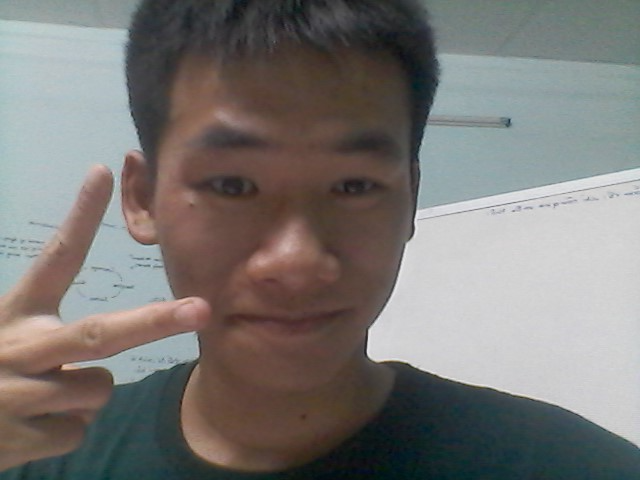
%> input picture Chap1 Fundamental/huy.png, 640 x 480 px
$ octave Chap1_Bai4_gaus.m   (GNU Octave 9; MATLAB toolbox functions it lacks are replaced by stand-ins)
%> lines starting %> are read from the running program, lines starting %| are printed output that depends on the picture
%[B?i 4]: Goi I là mot anh xam/mau.
%Goi Y la anh duoc tao ra nhu sau Y = I+N,
%voi N có cùng kích thuoc voi I va N là nhieu Gaussian có mean
%m = 0 và standard deviation std = 5. Hien thi I và Y.
%Tinh mean và std cua I. Tính mean v? std cua Y.
%Cat mat patch bat k? k?ch thuoc 10x10 tu ),
%sau d? t?nh mean v? std cua patch n?y.
%Thuc hien lai voi Y (ch? ? patch tu I v? Y deu duoc lay
%tu c?ng toa d?). Nhan x?t

clc; close; clearvars;

i = imread('huy.png');
%> i is the input picture: size 480x640x3 uint8; mean R, G, B 122.6, 119.5, 116.9

gray = rgb2gray(i);
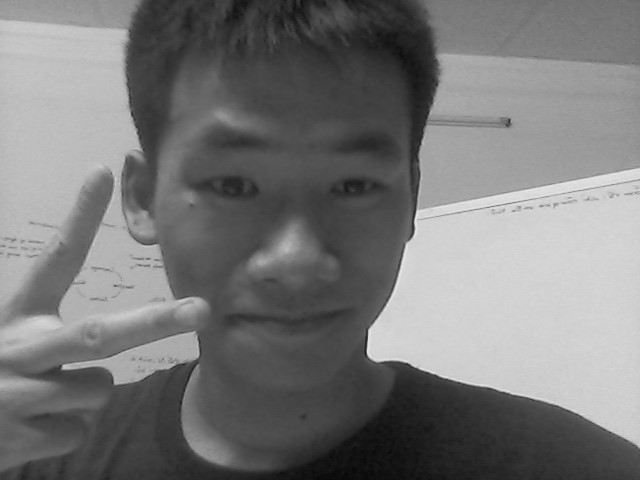
%> gray: size 480x640 uint8; min 8, max 232, mean 120.1

[row, col, dim] = size(i);
%> row = 480; col = 640; dim = 3

gauss_noise = uint8(normrnd(0,5,[row, col, dim]));


y = i + gauss_noise;

ax = randi([0,row], 1,1);
ay = randi([0,col], 1,1);

p1 = i(ax:ax+9, ay:ay+9,:);
p2 = y(ax:ax+9, ay:ay+9,:);

m1 = mean(p1, "all");
%> m1 = 70.53
m2 = mean(p2, "all");
%> m2 = 72.26

std1 = std2(p1);
%> std1 = 11.16
std2 = std2(p2);
%> std2 = 11.85

figure;
subplot(221); imshow(i); title("origin img");
subplot(222); imshow(y); title("gaussian noise added img");

subplot(223); imshow(p1); title(['mean: ', num2str(m1) ,' / std: ',num2str(std1)]);
subplot(224); imshow(p2); title(['mean: ', num2str(m2) ,' / std: ',num2str(std2)]);
%> after `title(['mean: ', num2str(m2) ,' / std: ',num2str(std2)])`:
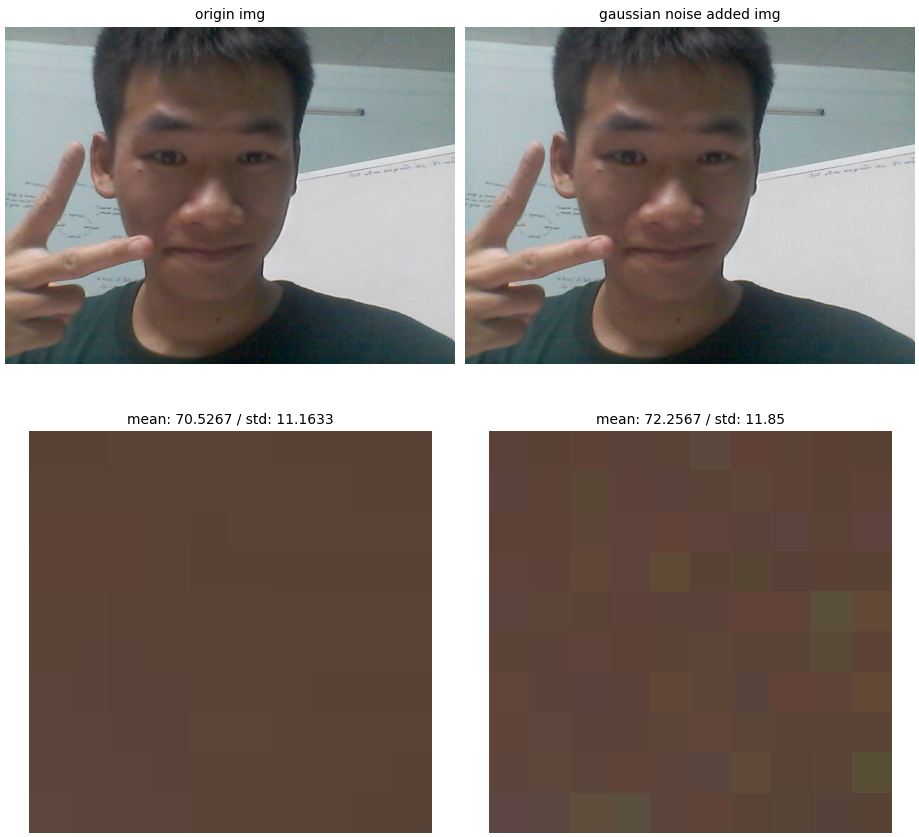
%> figure redrawn from the program's plot data, 4 panels
